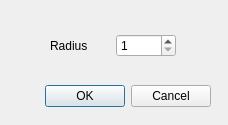
<?xml version="1.0" encoding="UTF-8"?>
<ui version="4.0">
 <class>MedianFilterDialog</class>
 <widget class="QDialog" name="MedianFilterDialog">
  <property name="geometry">
   <rect>
    <x>0</x>
    <y>0</y>
    <width>228</width>
    <height>125</height>
   </rect>
  </property>
  <property name="windowTitle">
   <string>Median Filter</string>
  </property>
  <widget class="QDialogButtonBox" name="buttonBox">
   <property name="geometry">
    <rect>
     <x>20</x>
     <y>80</y>
     <width>191</width>
     <height>32</height>
    </rect>
   </property>
   <property name="orientation">
    <enum>Qt::Horizontal</enum>
   </property>
   <property name="standardButtons">
    <set>QDialogButtonBox::Cancel|QDialogButtonBox::Ok</set>
   </property>
  </widget>
  <widget class="QWidget" name="">
   <property name="geometry">
    <rect>
     <x>50</x>
     <y>30</y>
     <width>126</width>
     <height>32</height>
    </rect>
   </property>
   <layout class="QHBoxLayout" name="horizontalLayout">
    <item>
     <widget class="QLabel" name="label">
      <property name="text">
       <string>Radius</string>
      </property>
     </widget>
    </item>
    <item>
     <widget class="QSpinBox" name="spinBox">
      <property name="minimum">
       <number>1</number>
      </property>
     </widget>
    </item>
   </layout>
  </widget>
 </widget>
 <resources/>
 <connections>
  <connection>
   <sender>buttonBox</sender>
   <signal>accepted()</signal>
   <receiver>MedianFilterDialog</receiver>
   <slot>accept()</slot>
   <hints>
    <hint type="sourcelabel">
     <x>248</x>
     <y>254</y>
    </hint>
    <hint type="destinationlabel">
     <x>157</x>
     <y>274</y>
    </hint>
   </hints>
  </connection>
  <connection>
   <sender>buttonBox</sender>
   <signal>rejected()</signal>
   <receiver>MedianFilterDialog</receiver>
   <slot>reject()</slot>
   <hints>
    <hint type="sourcelabel">
     <x>316</x>
     <y>260</y>
    </hint>
    <hint type="destinationlabel">
     <x>286</x>
     <y>274</y>
    </hint>
   </hints>
  </connection>
 </connections>
</ui>
